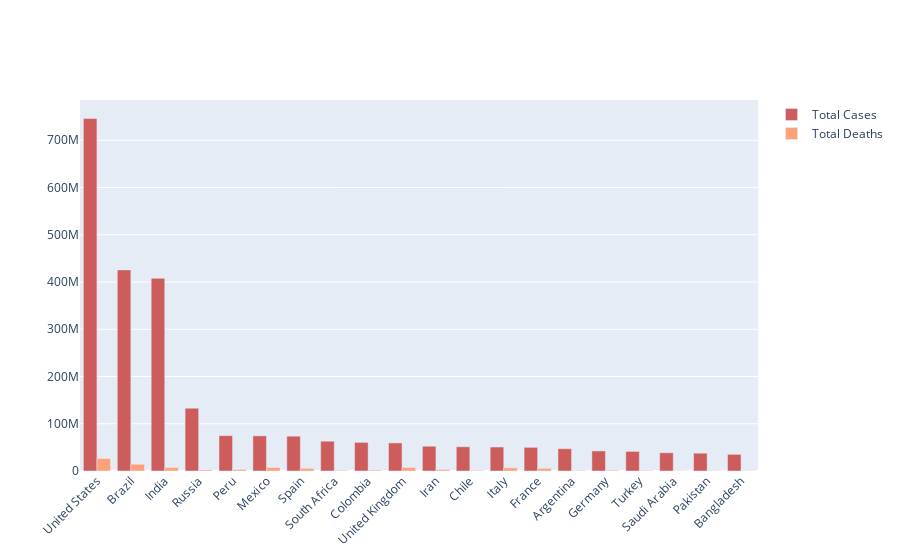

Here is the notebook cell this chart was saved with:
### Markdown cell above
Now let's compare the total cases vs total deaths for the countries with the highest number of cases.

### Code cell
# %%
top_performers = data.head(20)
fig = go.Figure()
fig.add_trace(go.Bar(
    x = top_performers["Country"],
    y = top_performers["Total Cases"],
    name='Total Cases',
    marker_color='indianred'
))
fig.add_trace(go.Bar(
    x = top_performers["Country"],
    y = top_performers["Total Deaths"],
    name='Total Deaths',
    marker_color='lightsalmon'
))
fig.update_layout(barmode='group', xaxis_tickangle = -45)
fig.show()

### Figure 1 — Plotly figure (JSON) as saved in the notebook; plotly's stock layout.template omitted (floating-point values rounded to 4 significant figures)
{"data": [{"marker": {"color": "indianred"}, "name": "Total Cases", "type": "bar", "x": ["United States", "Brazil", "India", "Russia", "Peru", "Mexico", "Spain", "South Africa", "Colombia", "United Kingdom", "Iran", "Chile", "Italy", "France", "Argentina", "Germany", "Turkey", "Saudi Arabia", "Pakistan", "Bangladesh"], "y": [746014098, 425704517, 407771615, 132888951, 74882695, 74347548, 73717676, 63027659, 60543682, 59475032, 52421884, 51268034, 50752853, 50084335, 47155234, 42447678, 41431948, 38585191, 37738077, 35266178]}, {"marker": {"color": "lightsalmon"}, "name": "Total Deaths", "type": "bar", "x": ["United States", "Brazil", "India", "Russia", "Peru", "Mexico", "Spain", "South Africa", "Colombia", "United Kingdom", "Iran", "Chile", "Italy", "France", "Argentina", "Germany", "Turkey", "Saudi Arabia", "Pakistan", "Bangladesh"], "y": [26477574, 14340567, 7247327, 2131571, 3020038, 7295850, 5510624, 1357682, 1936134, 7249573, 2914070, 1283880, 6664225, 5633444, 1077426, 1640691, 1049757, 442507, 789557, 484534]}], "layout": {"barmode": "group", "xaxis": {"tickangle": -45}}}
